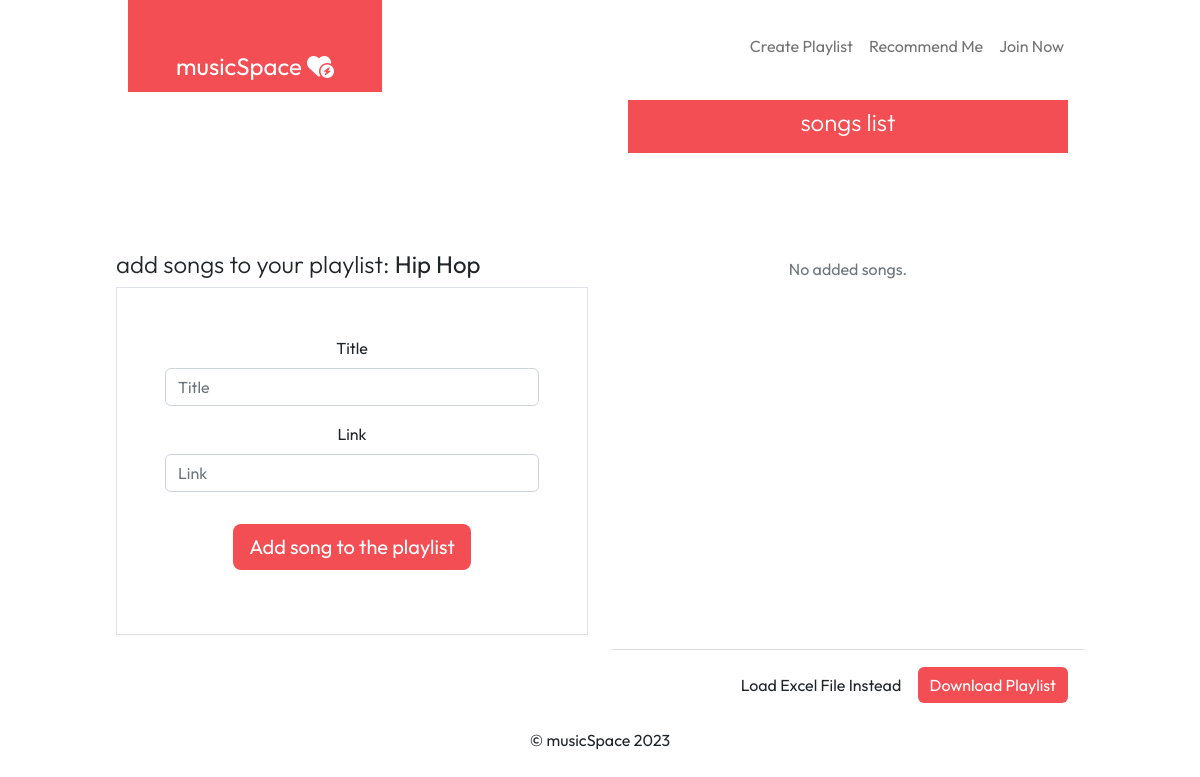
Page /4/playlist on the earlier database version.
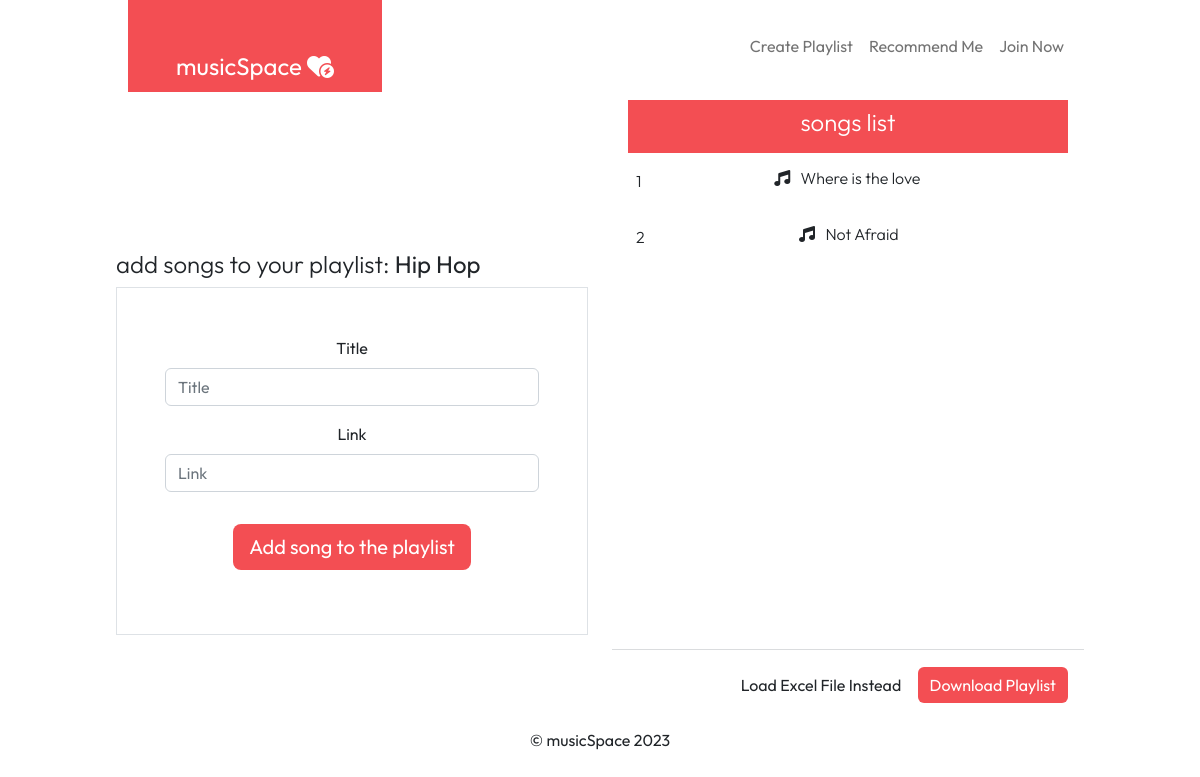
Same page on the later database version.
### musicmaker/models.py (models this page shows, shortened)
class Song(models.Model):
    title = models.CharField(max_length=100)
    playlist = models.ForeignKey(Playlist, on_delete=models.CASCADE)
    link = models.URLField(null=False)

### musicmaker/views.py (the view, shortened to what this page needs)
# urls.py: path('<int:pk>/playlist', PlaylistDetailView.as_view(), name='pl-detail'),
class PlaylistDetailView(CreateView):
    model = Song
    fields=['title','link']
    template_name='musicmaker/playlist-detail.html'
    def get_context_data(self, **kwargs):
        context = super(PlaylistDetailView, self).get_context_data(**kwargs)
        pl= self.kwargs['pk']
        obj = get_object_or_404(Playlist, id=pl)
        songs = Song.objects.filter(playlist=obj).order_by('-id')
        context.update({ "songs":songs,'playlist':obj})
        return context

### templates/musicmaker/playlist-detail.html (shortened to what this page needs)
{% extends 'base.html' %}
{%load static%}
{% load django_bootstrap5 %}
{% block bodyblock%}
<div class="row">
    <div class="col">
        <div class="mb-0 pb-0 mx-3 d-flex justify-content-end">
          </div>
          <h4 class="text-start fw-light">add songs to your playlist: <b>{{playlist.name|truncatechars:15}}</b></h4>
          <div class="border p-5">
            <form action="" method="post" class="text-center">
                {% bootstrap_form form layout='floating'  %}
                <div class="d-flex justify-content-center my-3">
                    <button class="btn btn-lg btn-primary mt-3">Add song to the playlist</button>
                </div>
            </form>
          </div>
    </div>
    <div class="col">
        <div class="ms-body py-2 mt-0 mx-3">
            <h4 class="text-white text-center fw-light">songs list</h4>
          </div>
          <div class="mx-3 p-2" style="height:60vh; overflow: auto;">
          {% for object in songs %}
                 <div class="py-2">
                  <a href="" class="text-decoration-none text-dark">
                      <div class="d-flex justify-content-between">
                        <div class="text-center">
                            <p class="fw-light">{{forloop.counter}}</p>
                        </div>
                          <div>
                            <h6 class="fw-light"> <i class="fa-solid fa-music"></i> &nbsp; {{object.title}} &nbsp;
                          </h6></div>
                      </div>
                     </a>
                 </div>
            {% empty %}
            <p class="text-muted text-center p-5 m-5">No added songs.</p>
            {% endfor %}
           </div>
           <hr class="text-secondary pt-0 pb-0">
           <div class="mx-3 d-flex justify-content-end">
            <div>
                <button class="btn btn-text"> Load Excel File Instead</button>
                <a href="{%url 'musicmaker:download' pk=playlist.id%}"  class="btn btn-primary"> Download Playlist</a>
            </div>
           </div>
    </div>
</div>
{%endblock%}

Differences in the rows shown:
added Song: title "Where is the love"
added Song: title "Not Afraid"
Other differences:
text no longer shown: "No added songs."
